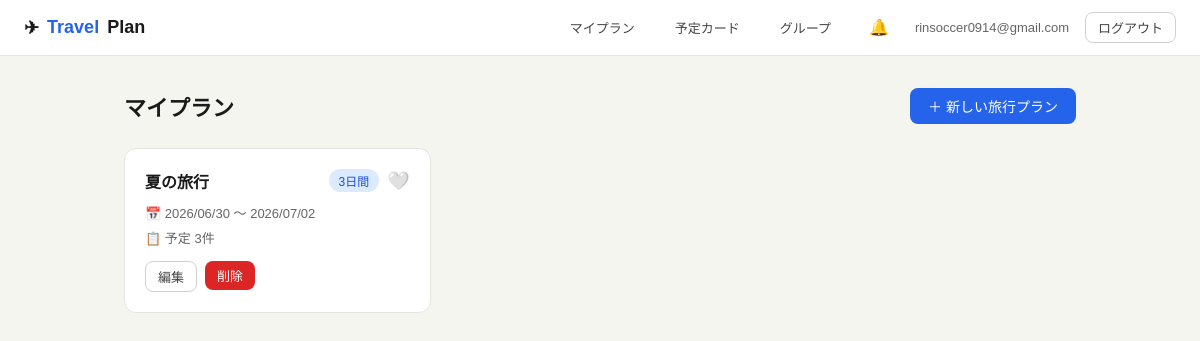
Page / (signed in) on the earlier database version.
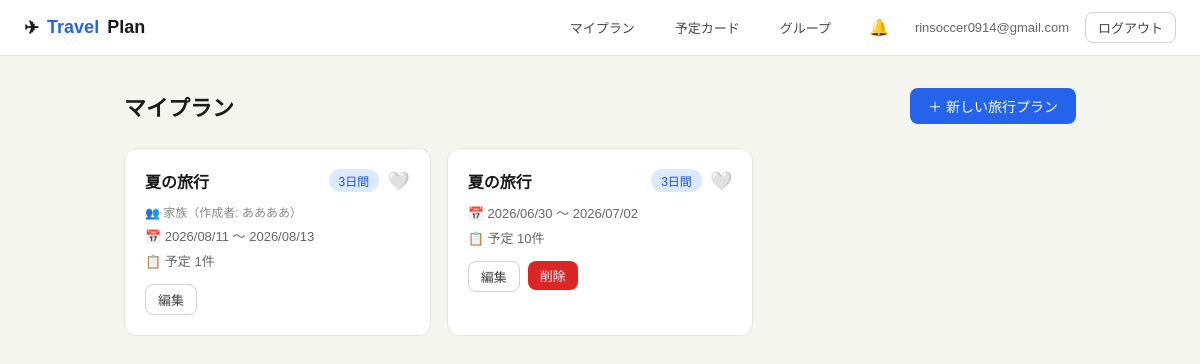
Same page on the later database version.
### travel/models.py (models this page shows, shortened)
class TravelPlan(models.Model):
    user = models.ForeignKey(User, on_delete=models.CASCADE, related_name='plans')
    name = models.CharField(max_length=200)
    start_date = models.DateField(null=True, blank=True)
    end_date = models.DateField(null=True, blank=True)
    share_token = models.UUIDField(default=uuid.uuid4, editable=False, unique=True)
    group = models.ForeignKey(Group, on_delete=models.SET_NULL, null=True, blank=True, related_name='plans')
    participant_count = models.PositiveIntegerField(default=1)
    warikan_enabled = models.BooleanField(default=False)
    created_at = models.DateTimeField(auto_now_add=True)
    updated_at = models.DateTimeField(auto_now=True)
    class Meta:
        ordering = ['-created_at']
    @property
    def day_count(self):
        if self.start_date and self.end_date:
            return (self.end_date - self.start_date).days + 1
        return 1
    @property
    def total_cards(self):
        return self.schedule_items.count()
    def is_liked_by(self, user):
        return self.likes.filter(user=user).exists()

class Group(models.Model):
    name = models.CharField(max_length=100)
    owner = models.ForeignKey(User, on_delete=models.CASCADE, related_name='owned_groups')
    members = models.ManyToManyField(User, related_name='travel_groups', blank=True)
    created_at = models.DateTimeField(auto_now_add=True)
    class Meta:
        ordering = ['name']

### travel/views.py (the view)
# urls.py: path('', views.top_view, name='top'),
@login_required
def top_view(request):
    plans = list(TravelPlan.objects.filter(
        Q(user=request.user) | Q(group__owner=request.user) | Q(group__members=request.user)
    ).distinct())
    for plan in plans:
        plan.my_like = plan.is_liked_by(request.user)
        plan.like_count = plan.likes.count()
    return render(request, 'travel/top.html', {'plans': plans})

### travel/context_processors.py (called while the page is built)
def notifications(request):
    if not request.user.is_authenticated:
        return {}
    reject_count = CardResponse.objects.filter(
        status='rejected', is_read=False, item__plan__user=request.user,
    ).exclude(comment='').count()
    like_count = PlanLike.objects.filter(
        plan__user=request.user, is_read=False,
    ).exclude(user=request.user).count()
    return {'unread_notification_count': reject_count + like_count}

### travel/templates/travel/top.html (shortened to what this page needs)
{% extends 'travel/base.html' %}
{% block content %}
<div class="container">
  <div style="display:flex;align-items:center;justify-content:space-between;margin-bottom:24px">
    <h1 style="font-size:22px;font-weight:600">マイプラン</h1>
    <a href="/plan/new/" class="btn btn-primary">＋ 新しい旅行プラン</a>
  </div>
  {% if plans %}
  <div style="display:grid;grid-template-columns:repeat(auto-fill,minmax(260px,1fr));gap:16px">
    {% for plan in plans %}
    <div class="card" style="padding:20px;transition:border-color .15s;cursor:pointer" onclick="location.href='/plan/{{ plan.pk }}/edit/'">
      <div style="display:flex;align-items:flex-start;justify-content:space-between;margin-bottom:10px;gap:8px">
        <div style="font-size:16px;font-weight:600">{{ plan.name }}</div>
        <div style="display:flex;align-items:center;gap:8px;flex-shrink:0">
          <span class="badge" style="background:#dbeafe;color:#1d4ed8;white-space:nowrap">{{ plan.day_count }}日間</span>
          <form method="post" action="/plan/{{ plan.pk }}/like/" onclick="event.stopPropagation()" style="margin:0;display:flex;align-items:center;gap:2px">
            <button type="submit" title="{% if plan.my_like %}いいねを取り消す{% else %}いいね{% endif %}" style="background:none;border:none;cursor:pointer;font-size:18px;line-height:1;padding:0">{% if plan.my_like %}❤️{% else %}🤍{% endif %}</button>
          </form>
        </div>
      </div>
      {% if plan.user != user %}
      <div style="font-size:12px;color:#888;margin-bottom:6px">👥 {{ plan.group.name }}（作成者: {{ plan.user.username }}）</div>
      {% endif %}
      {% if plan.start_date %}
      <div style="font-size:13px;color:#666;margin-bottom:6px">📅 {{ plan.start_date|date:"Y/m/d" }} 〜 {{ plan.end_date|date:"Y/m/d" }}</div>
      {% else %}
      <div style="font-size:13px;color:#aaa;margin-bottom:6px">📅 日程未設定</div>
      {% endif %}
      <div style="font-size:13px;color:#666;margin-bottom:14px">📋 予定 {{ plan.total_cards }}件</div>
      <div style="display:flex;gap:8px">
        <a href="/plan/{{ plan.pk }}/edit/" class="btn btn-secondary btn-sm" onclick="event.stopPropagation()">編集</a>
        {% if plan.user == user %}
        <form method="post" action="/plan/{{ plan.pk }}/delete/" onclick="event.stopPropagation()" style="margin:0">
          <button type="submit" class="btn btn-danger btn-sm" onclick="return confirm('このプランを削除しますか？')">削除</button>
        </form>
        {% endif %}
      </div>
    </div>
    {% endfor %}
  </div>
  {% endif %}
</div>
{% endblock %}

Differences in the rows shown:
added TravelPlan: name "夏の旅行", day_count "3", group.name "家族", user.username "ああああ", start_date "2026/08/11", end_date "2026/08/13", total_cards "1"
changed TravelPlan (number 2 of 2 on the later page): total_cards "3" → "10"
